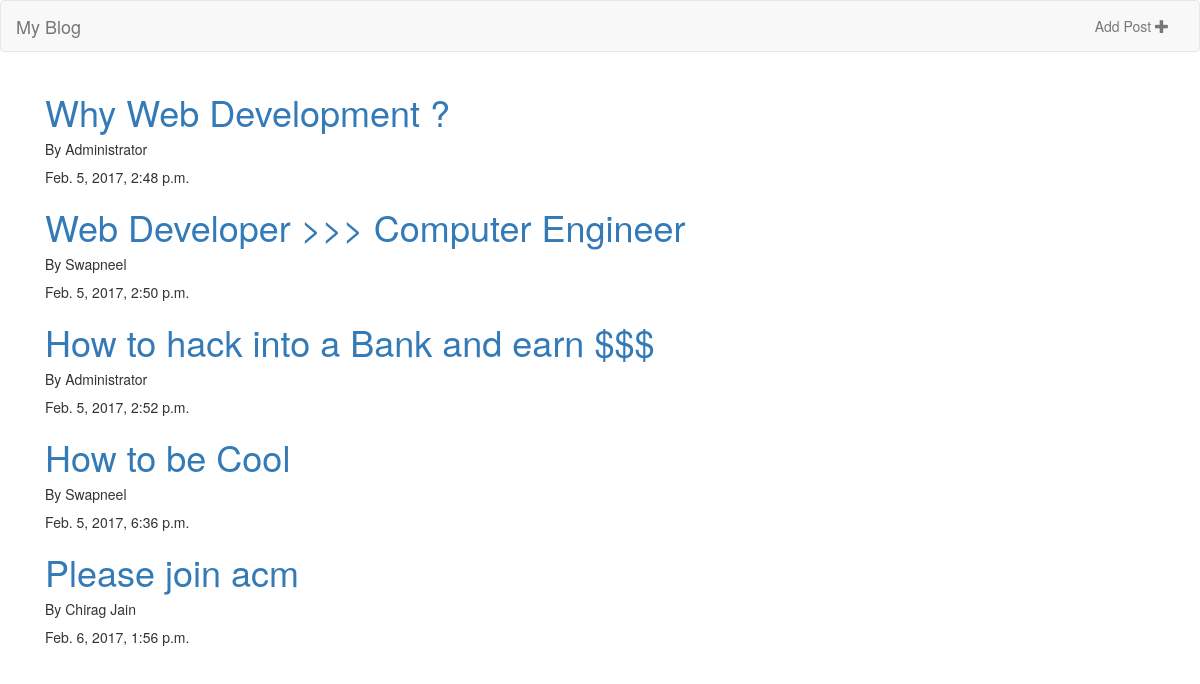
Screenshot of /posts/ (signed in) with the database file from the repository.
### blog/models.py (models this page shows, shortened)
class Post(models.Model):
    author = models.ForeignKey(User)
    title = models.CharField(max_length=80)
    text = models.TextField()
    created_date = models.DateTimeField(auto_now_add=True)

### blog/views.py (the view)
# urls.py: url(r'^posts/$', views.posts),
def posts(request):
    posts = Post.objects.order_by('created_date')
    return render(request, 'post_list.html', {'posts':posts,})

### blog/templates/post_list.html
{% extends "base.html" %}
{% block content %}
    {% for post in posts %}
        <div class="post">
            <h1><a href="/post_detail/{{post.id}}">{{ post.title }} </a></h1>
            <h5>By {{post.author.first_name}}</h5>
                <p>{{ post.created_date }}</p>
        </div>
    {% endfor %}
{% endblock content %}

### rows the page displays
Post: title "Why Web Development ?", author.first_name "Administrator", created_date "Feb. 5, 2017, 2:48 p.m."
Post: title "Web Developer >>> Computer Engineer", author.first_name "Swapneel", created_date "Feb. 5, 2017, 2:50 p.m."
Post: title "How to hack into a Bank and earn $$$", author.first_name "Administrator", created_date "Feb. 5, 2017, 2:52 p.m."
Post: title "How to be Cool", author.first_name "Swapneel", created_date "Feb. 5, 2017, 6:36 p.m."
Post: title "Please join acm", author.first_name "Chirag Jain", created_date "Feb. 6, 2017, 1:56 p.m."
